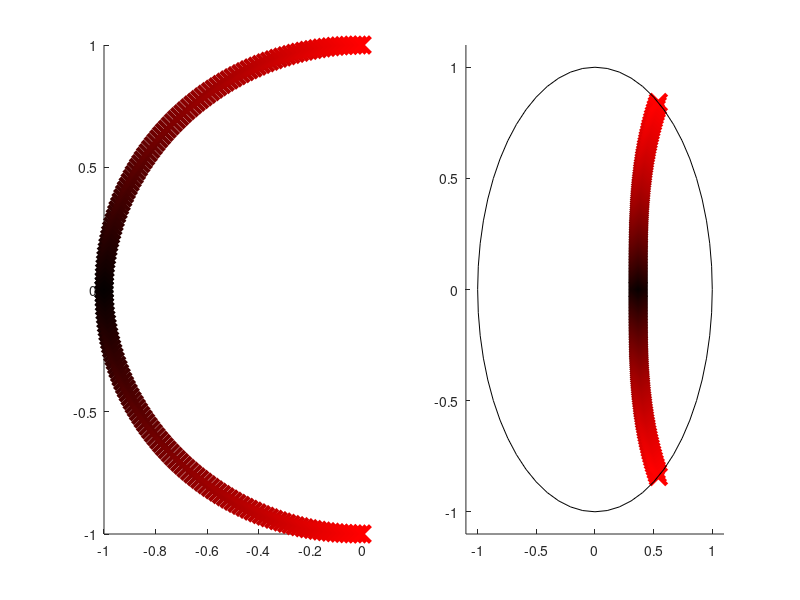
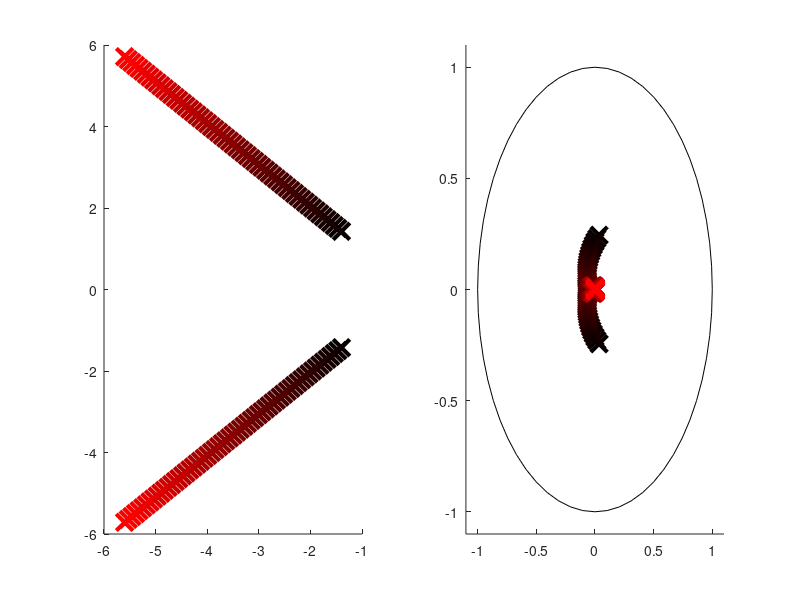
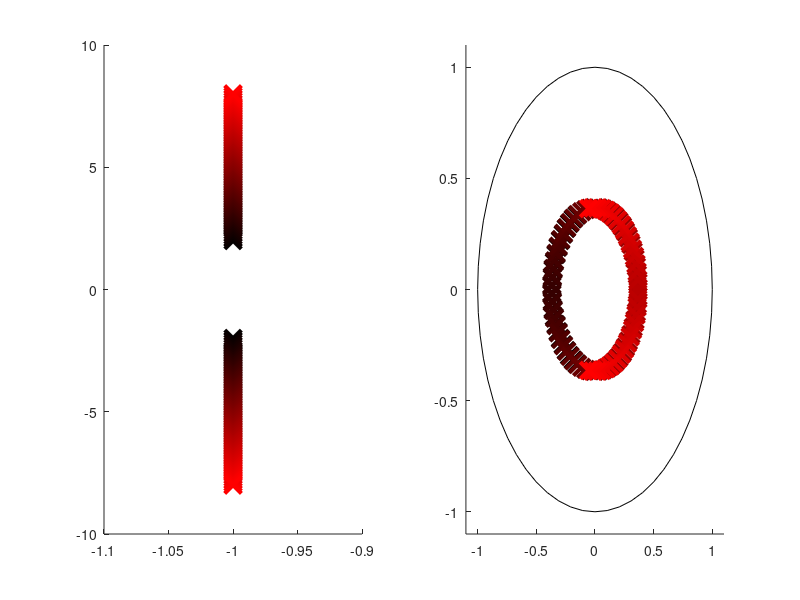
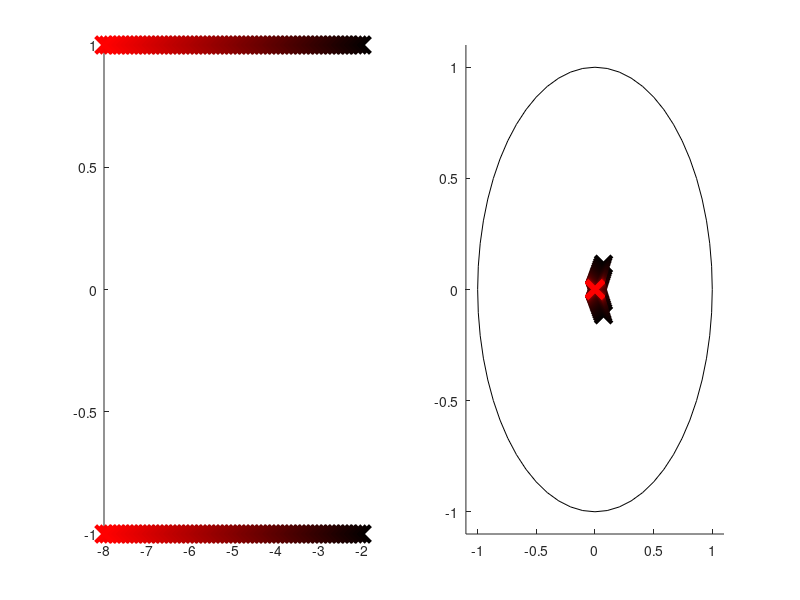

Source code (MATLAB) for these figures, in order:
clear;clc;

T=1;

wn=1;
thetavec=0:1:90;

figure(1);clf;
subplot(1,2,1);cla;hold on;ax1=gca;
subplot(1,2,2);cla;hold on;ax2=gca;

for i=1:length(thetavec)
    color=i/length(thetavec);
    zeta=cosd(thetavec(i));

    p=-zeta*wn+1i*sqrt(1-zeta^2)*wn;
    z1=exp(p*T);
    z2=exp(conj(p)*T);
    
    plot(ax1,real(p),imag(p),'x','Color',[color,0,0],'LineWidth',3,'MarkerSize',12);
    plot(ax1,real(conj(p)),imag(conj(p)),'x','Color',[color,0,0],'LineWidth',3,'MarkerSize',12);
    plot(ax2,real(z1),imag(z1),'x','Color',[color,0,0],'LineWidth',3,'MarkerSize',12);
    plot(ax2,real(z2),imag(z2),'x','Color',[color,0,0],'LineWidth',3,'MarkerSize',12);
end

xlim(ax2,[-1.1 1.1]);
ylim(ax2,[-1.1 1.1]);
rectangle('Position',[-1,-1,2,2],'Curvature',[1 1]);
%%%%%%%%%%%%%%%%%%%%%%%%%%%%%%%%%%%%%%%%%%%%%%%%%%%%%%%%%%%%%%%%%%%%%%%%%%%%%%%%%%%%%%%%%%%%%%%%%
wnvec=2:0.1:8;
zeta=0.7;
figure(2);clf;
subplot(1,2,1);cla;hold on;ax1=gca;
subplot(1,2,2);cla;hold on;ax2=gca;

for i=1:length(wnvec)
    color=i/length(wnvec);
    wn=wnvec(i);

    p=-zeta*wn+1i*sqrt(1-zeta^2)*wn;
    z1=exp(p*T);
    z2=exp(conj(p)*T);
    
    plot(ax1,real(p),imag(p),'x','Color',[color,0,0],'LineWidth',3,'MarkerSize',12);
    plot(ax1,real(conj(p)),imag(conj(p)),'x','Color',[color,0,0],'LineWidth',3,'MarkerSize',12);
    plot(ax2,real(z1),imag(z1),'x','Color',[color,0,0],'LineWidth',3,'MarkerSize',12);
    plot(ax2,real(z2),imag(z2),'x','Color',[color,0,0],'LineWidth',3,'MarkerSize',12);
end

xlim(ax2,[-1.1 1.1]);
ylim(ax2,[-1.1 1.1]);
rectangle('Position',[-1,-1,2,2],'Curvature',[1 1]);
%%%%%%%%%%%%%%%%%%%%%%%%%%%%%%%%%%%%%%%%%%%%%%%%%%%%%%%%%%%%%%%%%%%%%%%%%%%%%%%%%%%%%%%%%%%%%%%%%
bvec=2:0.1:8;
a=-1;
figure(3);clf;
subplot(1,2,1);cla;hold on;ax1=gca;
subplot(1,2,2);cla;hold on;ax2=gca;

for i=1:length(bvec)
    color=i/length(bvec);
    b=bvec(i);

    p=a+1i*b;
    z1=exp(p*T);
    z2=exp(conj(p)*T);
    
    plot(ax1,real(p),imag(p),'x','Color',[color,0,0],'LineWidth',3,'MarkerSize',12);
    plot(ax1,real(conj(p)),imag(conj(p)),'x','Color',[color,0,0],'LineWidth',3,'MarkerSize',12);
    plot(ax2,real(z1),imag(z1),'x','Color',[color,0,0],'LineWidth',3,'MarkerSize',12);
    plot(ax2,real(z2),imag(z2),'x','Color',[color,0,0],'LineWidth',3,'MarkerSize',12);
end

xlim(ax2,[-1.1 1.1]);
ylim(ax2,[-1.1 1.1]);
rectangle('Position',[-1,-1,2,2],'Curvature',[1 1]);
%%%%%%%%%%%%%%%%%%%%%%%%%%%%%%%%%%%%%%%%%%%%%%%%%%%%%%%%%%%%%%%%%%%%%%%%%%%%%%%%%%%%%%%%%%%%%%%%%
avec=2:0.1:8;
b=1;
figure(4);clf;
subplot(1,2,1);cla;hold on;ax1=gca;
subplot(1,2,2);cla;hold on;ax2=gca;

for i=1:length(avec)
    color=i/length(avec);
    a=avec(i);

    p=-a+1i*b;
    z1=exp(p*T);
    z2=exp(conj(p)*T);
    
    plot(ax1,real(p),imag(p),'x','Color',[color,0,0],'LineWidth',3,'MarkerSize',12);
    plot(ax1,real(conj(p)),imag(conj(p)),'x','Color',[color,0,0],'LineWidth',3,'MarkerSize',12);
    plot(ax2,real(z1),imag(z1),'x','Color',[color,0,0],'LineWidth',3,'MarkerSize',12);
    plot(ax2,real(z2),imag(z2),'x','Color',[color,0,0],'LineWidth',3,'MarkerSize',12);
end

xlim(ax2,[-1.1 1.1]);
ylim(ax2,[-1.1 1.1]);
rectangle('Position',[-1,-1,2,2],'Curvature',[1 1]);
